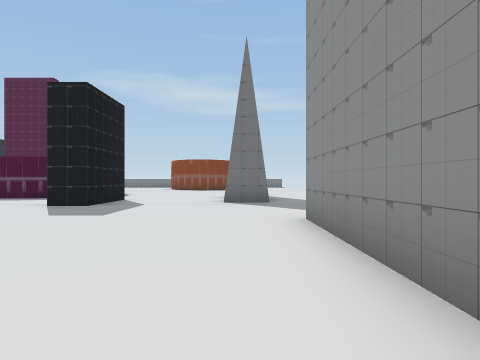
[1] (above)

19 first-person views from a walk through a scene from a Unity 3-D project. The camera is 1.3 m above the floor, looks level and sees 70° across. The floor is counted in squares, 2 m on a side. Each view is taken from the middle of a square. On the plan, view 1 faces up. The plan holds only what a view shows up to about 10 squares ahead; the rest is blank. The place goes on beyond the plan. The player character is not drawn. Some animated figures are left out.

[2]
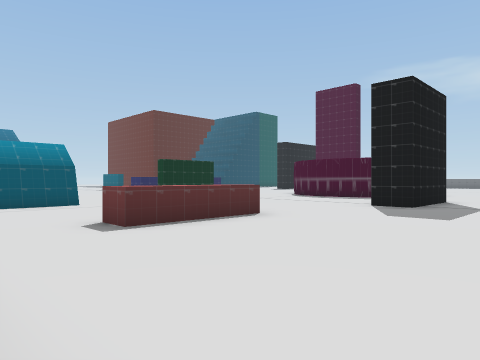

[3]
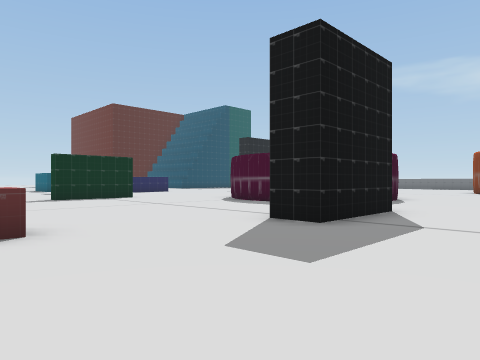

[4]
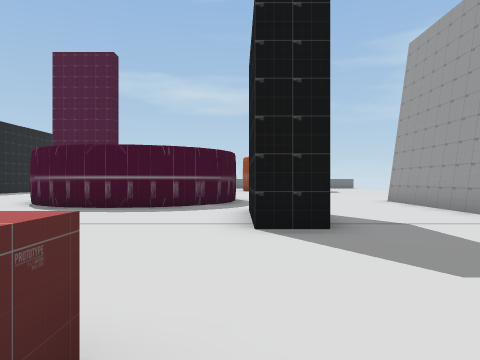

[5]
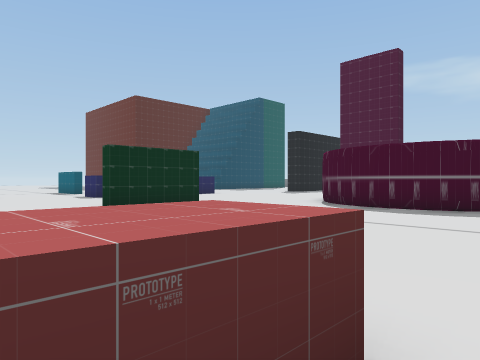

[6]
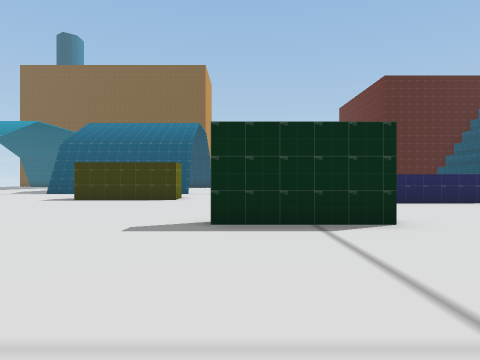

[7]
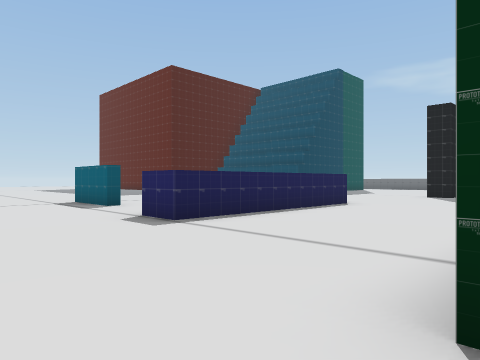

[8]
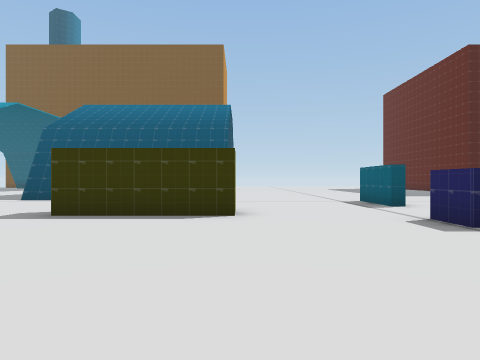

[9]
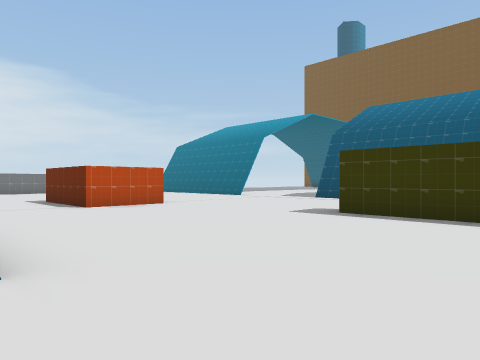

[10]
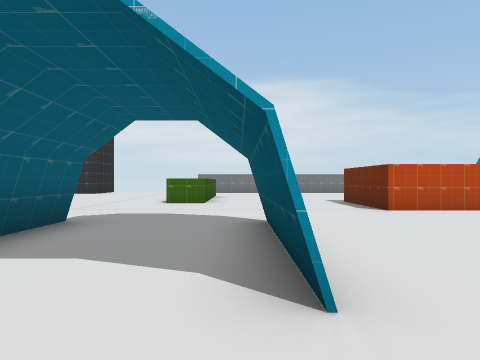

[11]
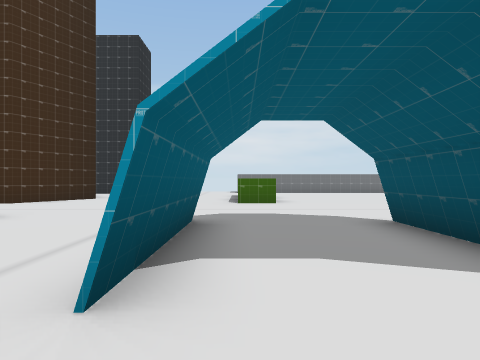

[12]
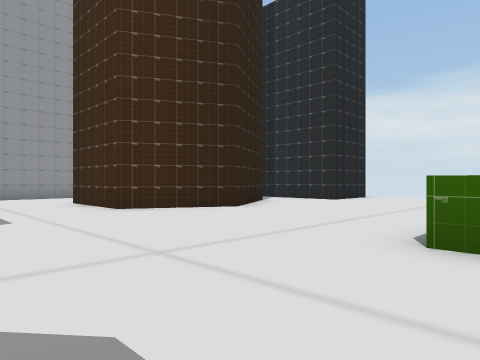

[13]
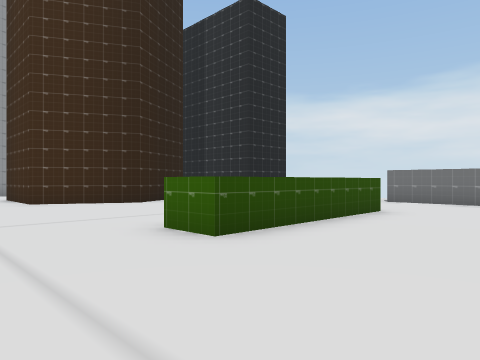

[14]
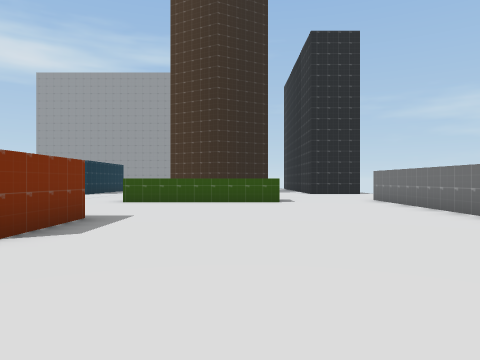

[15]
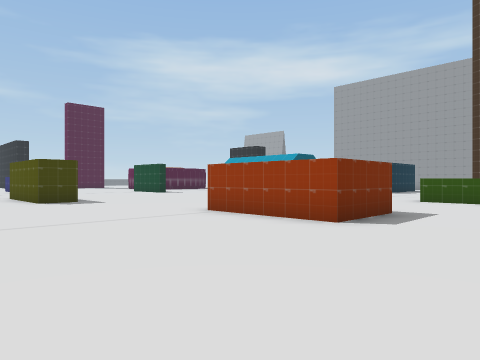

[16]
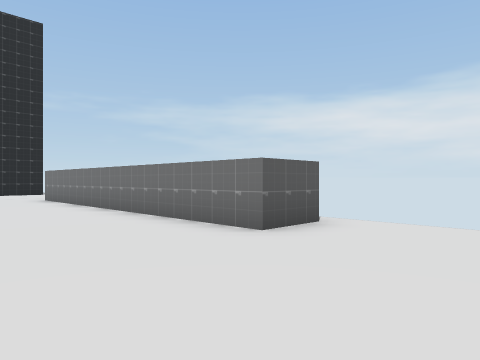

[17]
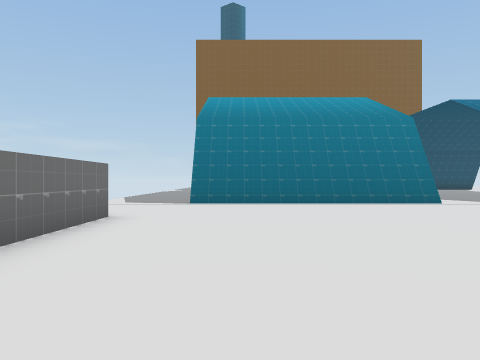

[18]
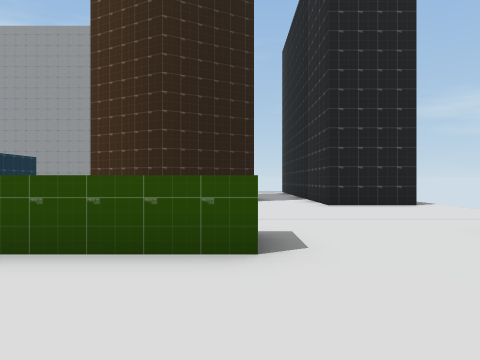

[19]
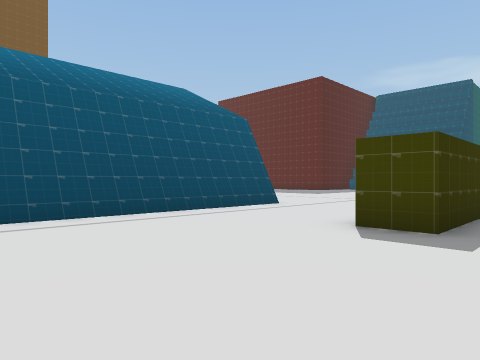

### Floor plan
Points are (right, up) in squares from view 1. A wall is a line through its corners. A room is listed if a view was taken in it or the views show most of it. See-through windows are left out.
Room 1 (views 1, 2, 3, 4, 5, 6, 7, 8, 9, 10, 11, 12, 13, 14, 15, 16, 17, 18, 19)
walls: (-10.4, -0.5) (-10.4, 3.4); (-10.3, 3.4) (-10.3, 1.6); (-13.2, 3.4) (-13.2, -0.5); (-5.5, 5.1) (-5.5, 2.2) (-6.2, 2.2); (-16.1, -5.4) (-18.3, -5.4) (-18.3, -2.3) (-16.2, -2.3) (-16.2, -5); (-19.2, 6) (-19.2, 2.6) (-20.3, 2.6) (-20.3, 3.4); (-13, 10.4) (-13, 7.6) (-13.4, 7.6); (-12, -9.2) (-12, -4.6) (-10.9, -4.6); (-8.9, 12) (-9.7, 12.3); (-8.1, 11.9) (-9, 12); (-9.6, 12.3) (-10.3, 12.8); (-5, -8.7) (-6, -7) (-4.7, -4.6) (-1.9, -4.6); (-7.2, 12) (-8.2, 11.9); (-10.2, 12.7) (-10.8, 13.4); (1.1, 1.5) (1.1, 5.8); (-6.5, 12.3) (-7.4, 12); (-3.8, 11.4) (-3.8, 8.5) (-4.8, 8.5) (-4.8, 11.4); (-6, 12.8) (-6.7, 12.3); (-21.4, 9.7) (-23.5, 9.7); (-5.5, 13.4) (-6, 12.7); (-23.7, -4.4) (-23.7, -11.4); (-24.2, 5.6) (-24.2, -1); (-23.9, -4.4) (-23.9, -11.4); (-24.4, 5.6) (-24.4, -0.9); (-0.4, 10.5) (-0.4, 14); (-5.2, 14) (-5.5, 13.3); (0.9, 9.9) (-0.5, 9.9); (-6.2, -13.6) (-6.2, -11.3) (-5, -11.3); (-17.7, 14.9) (-17.7, 9.2) (-18.8, 9.2); (-20.1, -12.3) (-11.1, -12.3)
low walls: (-23.5, -4.5) (-23.5, -11.4)
ways out: opening at (-21.8, -12.8); opening at (-6, -14); opening at (-4.5, -10.5); gap at (-18, 15)

Positions as (right, up) in squares from view 1, and headings:
1: (0, 0), facing up
2: (-1, 0), facing up-left
3: (-1, 4), facing up-left
4: (-5, 4), facing up
5: (-5, 4), facing up-left
6: (-8, 8), facing left
7: (-13, 6), facing up-left
8: (-13, 6), facing left
9: (-13, 6), facing down-left
10: (-13, 5), facing down
11: (-11, 5), facing down
12: (-12, -1), facing down-right
13: (-15, -2), facing down-right
14: (-22, -8), facing right
15: (-23, -8), facing up-right
16: (-23, -9), facing down-right
17: (-14, -10), facing left
18: (-15, -9), facing right
19: (-18, -2), facing up-left
